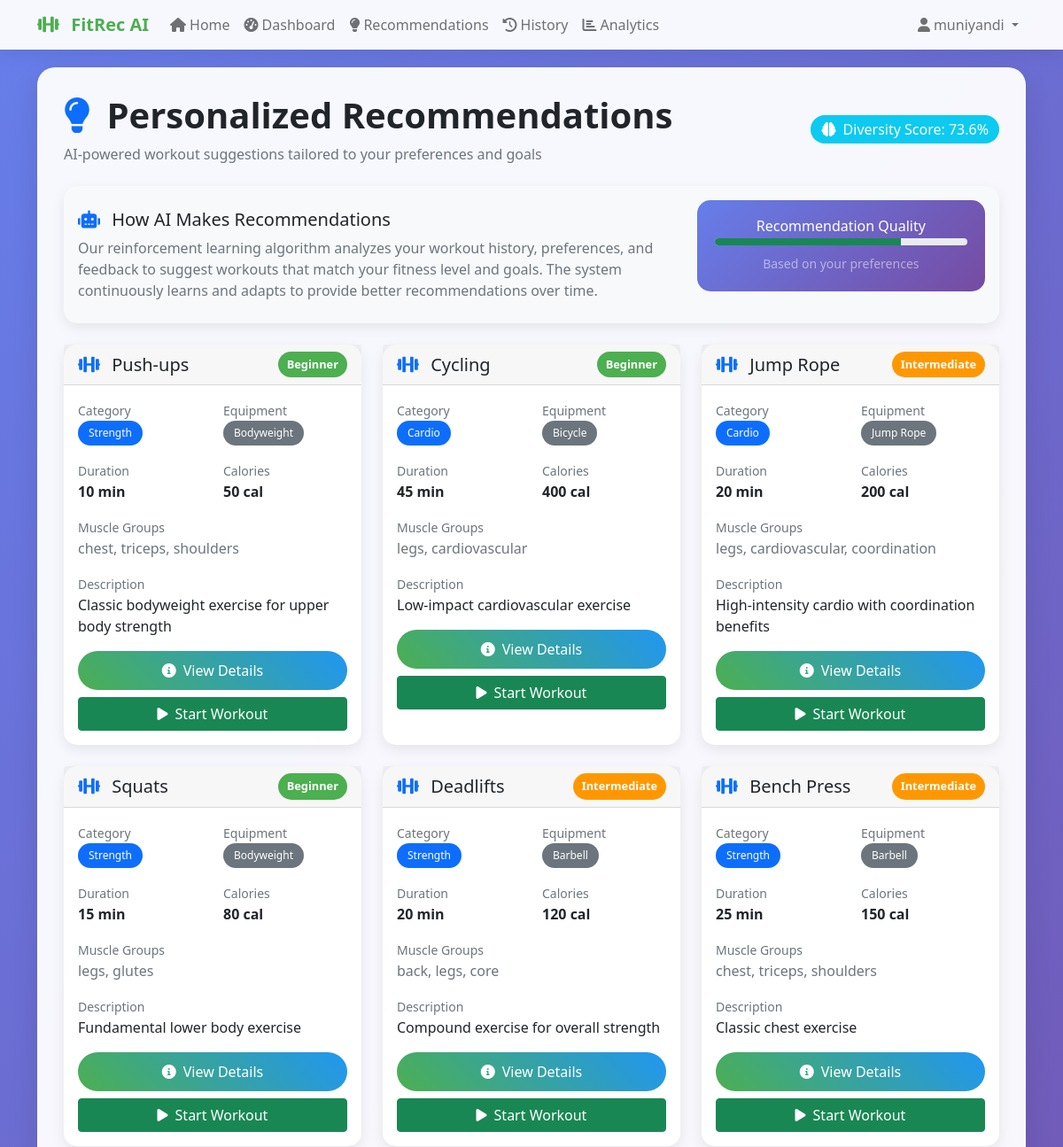
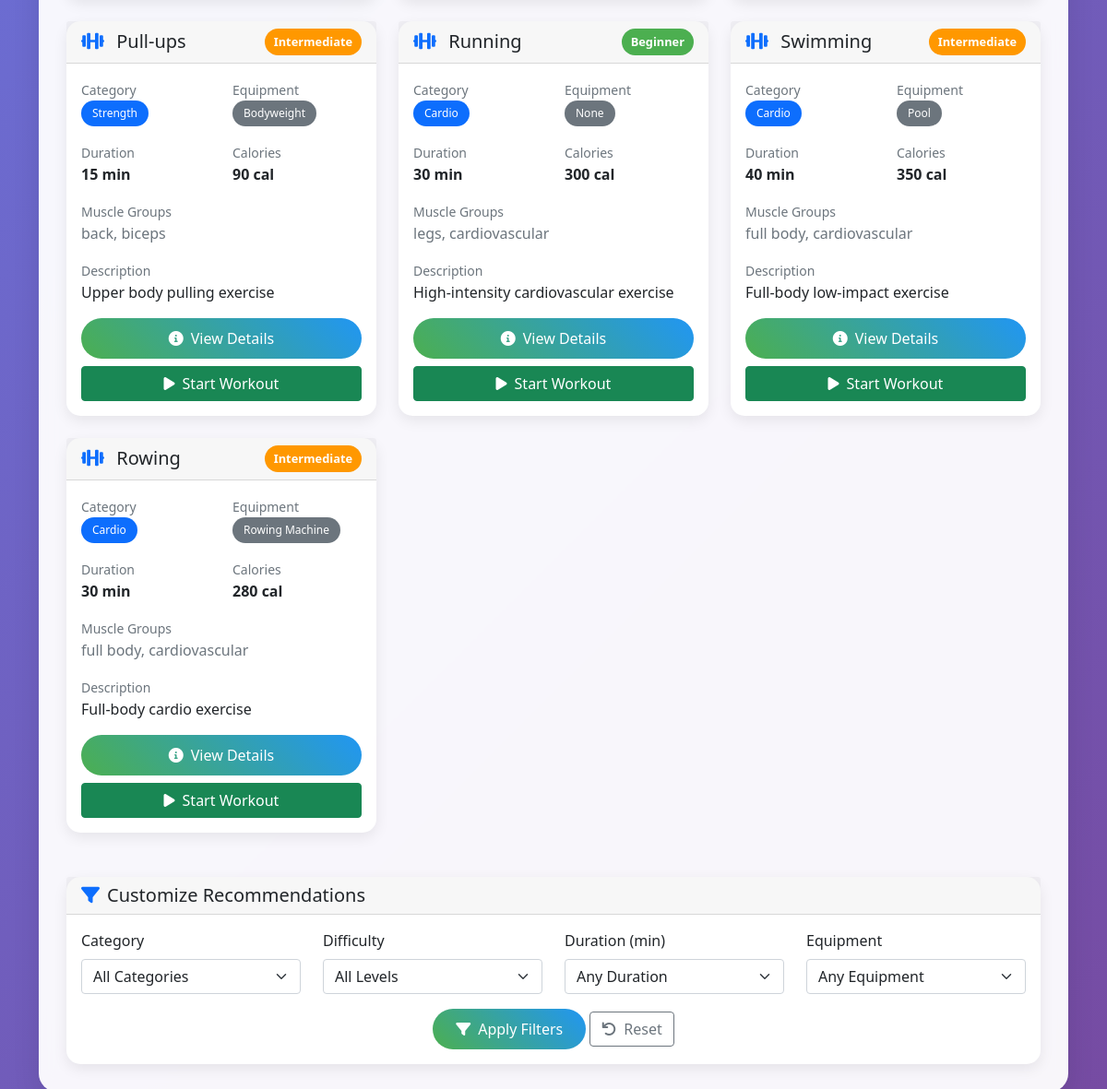
/recommendations (signed in), run on the app's committed database (2 pictures, top to bottom).
### models.py (models this page shows, shortened)
class User(db.Model):
    id = db.Column(db.Integer, primary_key=True)
    username = db.Column(db.String(80), unique=True, nullable=False)
    email = db.Column(db.String(120), unique=True, nullable=False)
    age = db.Column(db.Integer)
    gender = db.Column(db.String(10))
    weight = db.Column(db.Float)  # in kg
    height = db.Column(db.Float)  # in cm
    fitness_level = db.Column(db.String(20))  # beginner, intermediate, advanced
    goals = db.Column(db.String(200))  # weight_loss, muscle_gain, endurance, etc.
    preferences = db.Column(db.Text)  # JSON string of user preferences
    created_at = db.Column(db.DateTime, default=datetime.utcnow)
    workout_history = db.relationship('WorkoutHistory', backref='user', lazy=True)
    def get_preferences(self):
        if self.preferences:
            return json.loads(self.preferences)
        return {}

class Workout(db.Model):
    id = db.Column(db.Integer, primary_key=True)
    name = db.Column(db.String(100), nullable=False)
    category = db.Column(db.String(50))  # strength, cardio, flexibility, etc.
    muscle_group = db.Column(db.String(100))  # chest, back, legs, etc.
    equipment = db.Column(db.String(100))  # dumbbells, barbell, bodyweight, etc.
    difficulty = db.Column(db.String(20))  # beginner, intermediate, advanced
    duration = db.Column(db.Integer)  # estimated duration in minutes
    calories_burn = db.Column(db.Integer)  # estimated calories burned
    description = db.Column(db.Text)
    instructions = db.Column(db.Text)
    image_url = db.Column(db.String(200))
    workout_history = db.relationship('WorkoutHistory', backref='workout', lazy=True)

### app.py (the view)
    @app.route('/recommendations')
    def recommendations():
        if 'user_id' not in session:
            return redirect(url_for('login'))
        user = User.query.get(session['user_id'])
        if not user:
            session.clear()
            return redirect(url_for('login'))
        available_workouts = Workout.query.all()
        recommended_workouts = rl_agent.get_recommendations(user, available_workouts, num_recommendations=10)
        diversity_score = rl_agent.get_workout_diversity(recommended_workouts)
        return render_template('recommendations.html',
                             user=user,
                             workouts=recommended_workouts,
                             diversity_score=diversity_score)

### templates/recommendations.html (shortened to what this page needs)
{% extends "base.html" %}
{% block content %}
<div class="main-content">
    <div class="row mb-4">
        <div class="col-12">
            <div class="d-flex justify-content-between align-items-center">
                <div>
                    <h1 class="fw-bold mb-2">
                        <i class="fas fa-lightbulb text-primary me-2"></i>
                        Personalized Recommendations
                    </h1>
                    <p class="text-muted mb-0">
                        AI-powered workout suggestions tailored to your preferences and goals
                    </p>
                </div>
                <div class="text-end">
                    <div class="badge bg-info fs-6">
                        <i class="fas fa-brain me-1"></i>
                        Diversity Score: {{ "%.1f"|format(diversity_score * 100) }}%
                    </div>
                </div>
            </div>
        </div>
    </div>
    <div class="row mb-4">
        <div class="col-12">
            <div class="card bg-light">
                <div class="card-body">
                    <div class="row align-items-center">
                        <div class="col-md-8">
                            <h5 class="mb-2">
                                <i class="fas fa-robot text-primary me-2"></i>
                                How AI Makes Recommendations
                            </h5>
                            <p class="mb-0 text-muted">
                                Our reinforcement learning algorithm analyzes your workout history, preferences,
                                and feedback to suggest workouts that match your fitness level and goals.
                                The system continuously learns and adapts to provide better recommendations over time.
                            </p>
                        </div>
                        <div class="col-md-4 text-center">
                            <div class="workout-card">
                                <h6 class="mb-1">Recommendation Quality</h6>
                                <div class="progress mb-2" style="height: 8px;">
                                    <div class="progress-bar bg-success" style="width: {{ diversity_score * 100 }}%"></div>
                                </div>
                                <small class="text-white-50">Based on your preferences</small>
                            </div>
                        </div>
                    </div>
                </div>
            </div>
        </div>
    </div>
    <div class="row">
        {% for workout in workouts %}
        <div class="col-lg-6 col-xl-4 mb-4">
            <div class="card h-100 workout-recommendation">
                <div class="card-header d-flex justify-content-between align-items-center">
                    <h5 class="mb-0">
                        <i class="fas fa-dumbbell text-primary me-2"></i>
                        {{ workout.name }}
                    </h5>
                    <span class="difficulty-badge difficulty-{{ workout.difficulty }}">
                        {{ workout.difficulty|title }}
                    </span>
                </div>
                <div class="card-body">
                    <div class="row mb-3">
                        <div class="col-6">
                            <small class="text-muted">Category</small><br>
                            <span class="badge bg-primary">{{ workout.category|title }}</span>
                        </div>
                        <div class="col-6">
                            <small class="text-muted">Equipment</small><br>
                            <span class="badge bg-secondary">{{ workout.equipment|title }}</span>
                        </div>
                    </div>
                    <div class="row mb-3">
                        <div class="col-6">
                            <small class="text-muted">Duration</small><br>
                            <strong>{{ workout.duration }} min</strong>
                        </div>
                        <div class="col-6">
                            <small class="text-muted">Calories</small><br>
                            <strong>{{ workout.calories_burn }} cal</strong>
                        </div>
                    </div>
                    <div class="mb-3">
                        <small class="text-muted">Muscle Groups</small><br>
                        <span class="text-muted">{{ workout.muscle_group }}</span>
                    </div>
                    {% if workout.description %}
                    <div class="mb-3">
                        <small class="text-muted">Description</small><br>
                        <p class="mb-0">{{ workout.description }}</p>
                    </div>
                    {% endif %}
                    <div class="d-grid gap-2">
                        <a href="{{ url_for('workout_detail', workout_id=workout.id) }}" class="btn btn-primary">
                            <i class="fas fa-info-circle me-2"></i>View Details
                        </a>
                        <button class="btn btn-success" onclick="startWorkout({{ workout.id }})">
                            <i class="fas fa-play me-2"></i>Start Workout
                        </button>
                    </div>
                </div>
            </div>
        </div>
        {% endfor %}
    </div>
    <div class="row mt-4">
        <div class="col-12">
            <div class="card">
                <div class="card-header">
                    <h5 class="mb-0">
                        <i class="fas fa-filter text-primary me-2"></i>Customize Recommendations
                    </h5>
                </div>
                <div class="card-body">
                    <div class="row">
                        <div class="col-md-3 mb-3">
                            <label class="form-label">Category</label>
                            <select class="form-select" id="categoryFilter">
                                <option value="">All Categories</option>
                            </select>
                        </div>
                        <div class="col-md-3 mb-3">
                            <label class="form-label">Difficulty</label>
                            <select class="form-select" id="difficultyFilter">
                                <option value="">All Levels</option>
                            </select>
                        </div>
                        <div class="col-md-3 mb-3">
                            <label class="form-label">Duration (min)</label>
                            <select class="form-select" id="durationFilter">
                                <option value="">Any Duration</option>
                            </select>
                        </div>
                        <div class="col-md-3 mb-3">
                            <label class="form-label">Equipment</label>
                            <select class="form-select" id="equipmentFilter">
                                <option value="">Any Equipment</option>
                            </select>
                        </div>
                    </div>
                    <div class="text-center">
                        <button class="btn btn-primary" onclick="applyFilters()">
                            <i class="fas fa-filter me-2"></i>Apply Filters
                        </button>
                        <button class="btn btn-outline-secondary" onclick="resetFilters()">
                            <i class="fas fa-undo me-2"></i>Reset
                        </button>
                    </div>
                </div>
            </div>
        </div>
    </div>
</div>
{% endblock %}

### templates/base.html (shortened to what this page needs)
<!DOCTYPE html>
<html lang="en">
<head>
    <link href="https://cdn.jsdelivr.net/npm/bootstrap@5.1.3/dist/css/bootstrap.min.css" rel="stylesheet">
    <link rel="stylesheet" href="https://cdnjs.cloudflare.com/ajax/libs/font-awesome/6.0.0/css/all.min.css">
</head>
<body>
    <nav class="navbar navbar-expand-lg navbar-light">
        <div class="container">
            <a class="navbar-brand" href="{{ url_for('index') }}">
                <i class="fas fa-dumbbell me-2"></i>
                FitRec AI
            </a>
            <div class="collapse navbar-collapse" id="navbarNav">
                <ul class="navbar-nav me-auto">
                    <li class="nav-item">
                        <a class="nav-link" href="{{ url_for('index') }}">
                            <i class="fas fa-home me-1"></i>Home
                        </a>
                    </li>
                    {% if session.user_id %}
                    <li class="nav-item">
                        <a class="nav-link" href="{{ url_for('dashboard') }}">
                            <i class="fas fa-tachometer-alt me-1"></i>Dashboard
                        </a>
                    </li>
                    <li class="nav-item">
                        <a class="nav-link" href="{{ url_for('recommendations') }}">
                            <i class="fas fa-lightbulb me-1"></i>Recommendations
                        </a>
                    </li>
                    <li class="nav-item">
                        <a class="nav-link" href="{{ url_for('workout_history') }}">
                            <i class="fas fa-history me-1"></i>History
                        </a>
                    </li>
                    <li class="nav-item">
                        <a class="nav-link" href="{{ url_for('analytics') }}">
                            <i class="fas fa-chart-bar me-1"></i>Analytics
                        </a>
                    </li>
                    {% endif %}
                </ul>
                <ul class="navbar-nav">
                    {% if session.user_id %}
                    <li class="nav-item dropdown">
                        <a class="nav-link dropdown-toggle" href="#" id="navbarDropdown" role="button" data-bs-toggle="dropdown">
                            <i class="fas fa-user me-1"></i>{{ session.username }}
                        </a>
                    </li>
                    {% endif %}
                </ul>
            </div>
        </div>
    </nav>
    <div class="container">
        {% block content %}{% endblock %}
    </div>
</body>
</html>

### data on the page
User: username "muniyandi"
Workout: name "Push-ups", difficulty "Beginner", category "Strength", equipment "Bodyweight", duration "10", calories_burn "50", muscle_group "chest, triceps, shoulders", description "Classic bodyweight exercise for upper body strength"
Workout: name "Cycling", difficulty "Beginner", category "Cardio", equipment "Bicycle", duration "45", calories_burn "400", muscle_group "legs, cardiovascular", description "Low-impact cardiovascular exercise"
Workout: name "Jump Rope", difficulty "Intermediate", category "Cardio", equipment "Jump Rope", duration "20", calories_burn "200", muscle_group "legs, cardiovascular, coordination", description "High-intensity cardio with coordination benefits"
Workout: name "Squats", difficulty "Beginner", category "Strength", equipment "Bodyweight", duration "15", calories_burn "80", muscle_group "legs, glutes", description "Fundamental lower body exercise"
Workout: name "Deadlifts", difficulty "Intermediate", category "Strength", equipment "Barbell", duration "20", calories_burn "120", muscle_group "back, legs, core", description "Compound exercise for overall strength"
Workout: name "Bench Press", difficulty "Intermediate", category "Strength", equipment "Barbell", duration "25", calories_burn "150", muscle_group "chest, triceps, shoulders", description "Classic chest exercise"
Workout: name "Pull-ups", difficulty "Intermediate", category "Strength", equipment "Bodyweight", duration "15", calories_burn "90", muscle_group "back, biceps", description "Upper body pulling exercise"
Workout: name "Running", difficulty "Beginner", category "Cardio", equipment "None", duration "30", calories_burn "300", muscle_group "legs, cardiovascular", description "High-intensity cardiovascular exercise"
Workout: name "Swimming", difficulty "Intermediate", category "Cardio", equipment "Pool", duration "40", calories_burn "350", muscle_group "full body, cardiovascular", description "Full-body low-impact exercise"
Workout: name "Rowing", difficulty "Intermediate", category "Cardio", equipment "Rowing Machine", duration "30", calories_burn "280", muscle_group "full body, cardiovascular", description "Full-body cardio exercise"

### other printed values
{{ "%.1f"|format(diversity_score * 100) }} "73.6"
